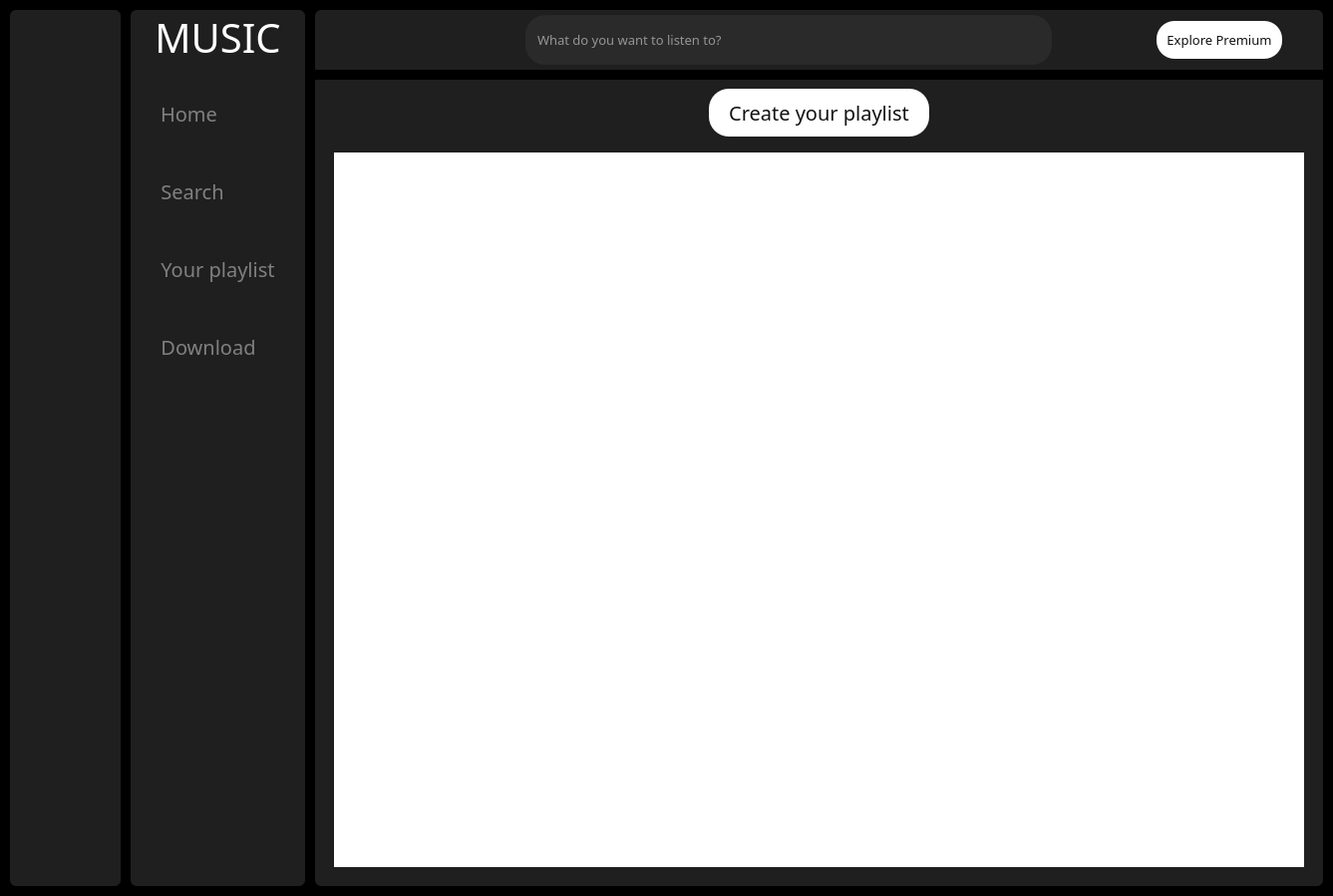
<?xml version="1.0" encoding="UTF-8"?>
<ui version="4.0">
 <class>MainWindow</class>
 <widget class="QMainWindow" name="MainWindow">
  <property name="geometry">
   <rect>
    <x>0</x>
    <y>0</y>
    <width>1337</width>
    <height>899</height>
   </rect>
  </property>
  <property name="font">
   <font>
    <family>Arial Rounded MT Bold</family>
    <pointsize>10</pointsize>
   </font>
  </property>
  <property name="windowTitle">
   <string>MainWindow</string>
  </property>
  <widget class="QWidget" name="centralwidget">
   <property name="font">
    <font>
     <family>MS Shell Dlg 2</family>
     <pointsize>14</pointsize>
    </font>
   </property>
   <property name="styleSheet">
    <string notr="true">*{
border:none;
padding: 0px;
margin:0px;
color:#fff
}

#centralwidget{
background-color: black;
}

#icon_only_widget, #full_menu_widget, #main_widget{
background-color:#1f1f1f;
border-radius:6px
}

#icon_only_widget QPushButton {
border:none;
padding:10px 30px;
border-radius:10px
}

#icon_only_widget QPushButton:hover {
border-radius:0px;
background-color: rgba(236, 236, 236, 0.1);
}

#full_menu_widget QPushButton {
border:none;
padding:10px 30px;
border-radius:10px;
color: gray
}

#full_menu_widget QPushButton:hover {
border-radius:0px;
background-color: rgba(236, 236, 236, 0.1);
}

#full_menu_widget QPushButton:checked {
color:white;
}

#search_input{
border:none;
padding: 15px 10px;
border-radius: 20px;
background-color: #2A2A2A;
color:white;
}

#search_input:hover {
border: 1px solid gray
}

#search_input:focus {
border: 2px solid white
}

#explore_prem{
background-color:white;
border-radius: 18px;
padding:10px;
color:#121212;
}

#explore_prem:hover{
background-color:#121212;
color:white
}

#add_music_btn {
border: 1px solid white;
border_radius: 6px;
padding:10px 8px
}

#add_music_btn:hover {
background-color:white;
color:black
}

#create_playlist_btn {
background-color:white;
padding: 10px 20px;
border-radius: 20px;
color:#121212;
}

#free_song_list, #music_pack_1, #music_pack_2, #music_pack_3, #search_list{
background-color: #1f1f1f;
selection-background-color: rgba(255,255,255,100);;
selection-color: rgb(66, 66, 66);
}

#widget QPushButton{
border-radius: 6px;
margin: 0 10px
}

#widget QPushButton:hover{
background-color: rgba(255,255,255,100)
}

#widget QPushButton:checked{
background-color: rgba(255,255,255,100);
}

#stacked_widget {
border-top:10px solid black;
}

.QListWidget{
padding:10px;
font: 10pt &quot;Arial Rounded MT Bold&quot;;
}

.QListWidget:Item {
padding:5px;
margin:10px 
}</string>
   </property>
   <layout class="QGridLayout" name="gridLayout">
    <property name="leftMargin">
     <number>10</number>
    </property>
    <property name="topMargin">
     <number>10</number>
    </property>
    <property name="rightMargin">
     <number>10</number>
    </property>
    <property name="bottomMargin">
     <number>10</number>
    </property>
    <property name="spacing">
     <number>10</number>
    </property>
    <item row="0" column="0">
     <widget class="QWidget" name="icon_only_widget" native="true">
      <layout class="QVBoxLayout" name="verticalLayout_3">
       <property name="spacing">
        <number>0</number>
       </property>
       <property name="leftMargin">
        <number>0</number>
       </property>
       <property name="topMargin">
        <number>0</number>
       </property>
       <property name="rightMargin">
        <number>0</number>
       </property>
       <property name="bottomMargin">
        <number>0</number>
       </property>
       <item>
        <layout class="QHBoxLayout" name="logo_layout">
         <property name="spacing">
          <number>0</number>
         </property>
         <property name="bottomMargin">
          <number>0</number>
         </property>
         <item alignment="Qt::AlignVCenter">
          <widget class="QLabel" name="label">
           <property name="minimumSize">
            <size>
             <width>0</width>
             <height>0</height>
            </size>
           </property>
           <property name="maximumSize">
            <size>
             <width>60</width>
             <height>60</height>
            </size>
           </property>
           <property name="font">
            <font>
             <family>Arial Rounded MT Bold</family>
             <pointsize>5</pointsize>
            </font>
           </property>
           <property name="text">
            <string/>
           </property>
           <property name="pixmap">
            <pixmap>resources3.qrc/icons8-music-50.png</pixmap>
           </property>
           <property name="scaledContents">
            <bool>true</bool>
           </property>
           <property name="alignment">
            <set>Qt::AlignCenter</set>
           </property>
           <property name="margin">
            <number>10</number>
           </property>
          </widget>
         </item>
        </layout>
       </item>
       <item>
        <layout class="QVBoxLayout" name="verticalLayout">
         <property name="spacing">
          <number>30</number>
         </property>
         <property name="leftMargin">
          <number>0</number>
         </property>
         <property name="topMargin">
          <number>20</number>
         </property>
         <property name="rightMargin">
          <number>0</number>
         </property>
         <property name="bottomMargin">
          <number>0</number>
         </property>
         <item>
          <widget class="QPushButton" name="home_btn">
           <property name="text">
            <string/>
           </property>
           <property name="icon">
            <iconset>
             <normaloff>resources3.qrc/House.svg</normaloff>resources3.qrc/House.svg</iconset>
           </property>
           <property name="iconSize">
            <size>
             <width>40</width>
             <height>40</height>
            </size>
           </property>
           <property name="checkable">
            <bool>true</bool>
           </property>
           <property name="autoExclusive">
            <bool>true</bool>
           </property>
          </widget>
         </item>
         <item>
          <widget class="QPushButton" name="search_btn">
           <property name="text">
            <string/>
           </property>
           <property name="icon">
            <iconset>
             <normaloff>resources3.qrc/icons8-search-50.png</normaloff>resources3.qrc/icons8-search-50.png</iconset>
           </property>
           <property name="iconSize">
            <size>
             <width>40</width>
             <height>40</height>
            </size>
           </property>
           <property name="checkable">
            <bool>true</bool>
           </property>
           <property name="autoExclusive">
            <bool>true</bool>
           </property>
          </widget>
         </item>
         <item>
          <widget class="QPushButton" name="library_btn">
           <property name="text">
            <string/>
           </property>
           <property name="icon">
            <iconset>
             <normaloff>resources3.qrc/Playlist.svg</normaloff>resources3.qrc/Playlist.svg</iconset>
           </property>
           <property name="iconSize">
            <size>
             <width>40</width>
             <height>40</height>
            </size>
           </property>
           <property name="checkable">
            <bool>true</bool>
           </property>
           <property name="autoExclusive">
            <bool>true</bool>
           </property>
          </widget>
         </item>
         <item>
          <widget class="QPushButton" name="download_btn">
           <property name="text">
            <string/>
           </property>
           <property name="icon">
            <iconset>
             <normaloff>resources3.qrc/download.png</normaloff>resources3.qrc/download.png</iconset>
           </property>
           <property name="iconSize">
            <size>
             <width>40</width>
             <height>40</height>
            </size>
           </property>
          </widget>
         </item>
        </layout>
       </item>
       <item>
        <spacer name="verticalSpacer">
         <property name="orientation">
          <enum>Qt::Vertical</enum>
         </property>
         <property name="sizeHint" stdset="0">
          <size>
           <width>20</width>
           <height>522</height>
          </size>
         </property>
        </spacer>
       </item>
      </layout>
     </widget>
    </item>
    <item row="0" column="1">
     <widget class="QWidget" name="full_menu_widget" native="true">
      <layout class="QVBoxLayout" name="verticalLayout_4">
       <property name="spacing">
        <number>5</number>
       </property>
       <property name="leftMargin">
        <number>0</number>
       </property>
       <property name="topMargin">
        <number>0</number>
       </property>
       <property name="rightMargin">
        <number>0</number>
       </property>
       <property name="bottomMargin">
        <number>0</number>
       </property>
       <item>
        <widget class="QLabel" name="label_3">
         <property name="font">
          <font>
           <family>Arial Rounded MT Bold</family>
           <pointsize>30</pointsize>
          </font>
         </property>
         <property name="text">
          <string>MUSIC</string>
         </property>
         <property name="alignment">
          <set>Qt::AlignCenter</set>
         </property>
         <property name="margin">
          <number>0</number>
         </property>
        </widget>
       </item>
       <item>
        <layout class="QVBoxLayout" name="verticalLayout_2">
         <property name="spacing">
          <number>30</number>
         </property>
         <property name="leftMargin">
          <number>0</number>
         </property>
         <property name="topMargin">
          <number>20</number>
         </property>
         <property name="rightMargin">
          <number>0</number>
         </property>
         <property name="bottomMargin">
          <number>0</number>
         </property>
         <item alignment="Qt::AlignLeft">
          <widget class="QPushButton" name="home_btn_2">
           <property name="font">
            <font>
             <family>Arial Rounded MT Bold</family>
             <pointsize>15</pointsize>
            </font>
           </property>
           <property name="text">
            <string>Home</string>
           </property>
           <property name="icon">
            <iconset>
             <normaloff>resources3.qrc/House.svg</normaloff>resources3.qrc/House.svg</iconset>
           </property>
           <property name="iconSize">
            <size>
             <width>40</width>
             <height>40</height>
            </size>
           </property>
           <property name="checkable">
            <bool>true</bool>
           </property>
           <property name="autoExclusive">
            <bool>true</bool>
           </property>
          </widget>
         </item>
         <item alignment="Qt::AlignLeft">
          <widget class="QPushButton" name="search_btn_2">
           <property name="font">
            <font>
             <family>Arial Rounded MT Bold</family>
             <pointsize>15</pointsize>
            </font>
           </property>
           <property name="text">
            <string>Search</string>
           </property>
           <property name="icon">
            <iconset>
             <normaloff>resources3.qrc/icons8-search-50.png</normaloff>resources3.qrc/icons8-search-50.png</iconset>
           </property>
           <property name="iconSize">
            <size>
             <width>40</width>
             <height>40</height>
            </size>
           </property>
           <property name="checkable">
            <bool>true</bool>
           </property>
           <property name="autoExclusive">
            <bool>true</bool>
           </property>
          </widget>
         </item>
         <item>
          <widget class="QPushButton" name="library_btn_2">
           <property name="font">
            <font>
             <family>Arial Rounded MT Bold</family>
             <pointsize>15</pointsize>
            </font>
           </property>
           <property name="text">
            <string>Your playlist</string>
           </property>
           <property name="icon">
            <iconset>
             <normaloff>resources3.qrc/Playlist.svg</normaloff>resources3.qrc/Playlist.svg</iconset>
           </property>
           <property name="iconSize">
            <size>
             <width>40</width>
             <height>40</height>
            </size>
           </property>
           <property name="checkable">
            <bool>true</bool>
           </property>
           <property name="autoExclusive">
            <bool>true</bool>
           </property>
          </widget>
         </item>
         <item alignment="Qt::AlignLeft">
          <widget class="QPushButton" name="download_btn_2">
           <property name="font">
            <font>
             <family>Arial Rounded MT Bold</family>
             <pointsize>15</pointsize>
            </font>
           </property>
           <property name="text">
            <string>Download</string>
           </property>
           <property name="icon">
            <iconset>
             <normaloff>resources3.qrc/download.png</normaloff>resources3.qrc/download.png</iconset>
           </property>
           <property name="iconSize">
            <size>
             <width>40</width>
             <height>40</height>
            </size>
           </property>
          </widget>
         </item>
        </layout>
       </item>
       <item>
        <spacer name="verticalSpacer_2">
         <property name="orientation">
          <enum>Qt::Vertical</enum>
         </property>
         <property name="sizeType">
          <enum>QSizePolicy::Expanding</enum>
         </property>
         <property name="sizeHint" stdset="0">
          <size>
           <width>20</width>
           <height>511</height>
          </size>
         </property>
        </spacer>
       </item>
      </layout>
     </widget>
    </item>
    <item row="0" column="2">
     <widget class="QWidget" name="main_widget" native="true">
      <layout class="QVBoxLayout" name="verticalLayout_5">
       <property name="spacing">
        <number>0</number>
       </property>
       <property name="leftMargin">
        <number>0</number>
       </property>
       <property name="topMargin">
        <number>0</number>
       </property>
       <property name="rightMargin">
        <number>0</number>
       </property>
       <property name="bottomMargin">
        <number>0</number>
       </property>
       <item>
        <widget class="QWidget" name="header_page" native="true">
         <property name="minimumSize">
          <size>
           <width>0</width>
           <height>60</height>
          </size>
         </property>
         <layout class="QHBoxLayout" name="horizontalLayout_3">
          <property name="spacing">
           <number>5</number>
          </property>
          <property name="leftMargin">
           <number>5</number>
          </property>
          <property name="topMargin">
           <number>5</number>
          </property>
          <property name="rightMargin">
           <number>5</number>
          </property>
          <property name="bottomMargin">
           <number>5</number>
          </property>
          <item alignment="Qt::AlignLeft">
           <widget class="QPushButton" name="menu_btn">
            <property name="minimumSize">
             <size>
              <width>44</width>
              <height>40</height>
             </size>
            </property>
            <property name="text">
             <string/>
            </property>
            <property name="icon">
             <iconset>
              <normaloff>resources3.qrc/icons8-menu-50.png</normaloff>resources3.qrc/icons8-menu-50.png</iconset>
            </property>
            <property name="iconSize">
             <size>
              <width>40</width>
              <height>40</height>
             </size>
            </property>
            <property name="checkable">
             <bool>true</bool>
            </property>
           </widget>
          </item>
          <item>
           <spacer name="horizontalSpacer">
            <property name="orientation">
             <enum>Qt::Horizontal</enum>
            </property>
            <property name="sizeType">
             <enum>QSizePolicy::Fixed</enum>
            </property>
            <property name="sizeHint" stdset="0">
             <size>
              <width>150</width>
              <height>20</height>
             </size>
            </property>
           </spacer>
          </item>
          <item>
           <layout class="QHBoxLayout" name="search_box">
            <property name="spacing">
             <number>0</number>
            </property>
            <property name="rightMargin">
             <number>0</number>
            </property>
            <item>
             <widget class="QLineEdit" name="search_input">
              <property name="minimumSize">
               <size>
                <width>0</width>
                <height>0</height>
               </size>
              </property>
              <property name="font">
               <font>
                <family>Arial Rounded MT Bold</family>
                <pointsize>10</pointsize>
               </font>
              </property>
              <property name="placeholderText">
               <string>What do you want to listen to?</string>
              </property>
             </widget>
            </item>
           </layout>
          </item>
          <item>
           <spacer name="horizontalSpacer_2">
            <property name="orientation">
             <enum>Qt::Horizontal</enum>
            </property>
            <property name="sizeType">
             <enum>QSizePolicy::Fixed</enum>
            </property>
            <property name="sizeHint" stdset="0">
             <size>
              <width>100</width>
              <height>20</height>
             </size>
            </property>
           </spacer>
          </item>
          <item>
           <layout class="QHBoxLayout" name="horizontalLayout_2">
            <item>
             <widget class="QPushButton" name="explore_prem">
              <property name="font">
               <font>
                <family>Arial Rounded MT Bold</family>
                <pointsize>10</pointsize>
               </font>
              </property>
              <property name="text">
               <string>Explore Premium</string>
              </property>
             </widget>
            </item>
            <item alignment="Qt::AlignRight">
             <widget class="QPushButton" name="account_btn">
              <property name="font">
               <font>
                <family>Arial Rounded MT Bold</family>
                <pointsize>10</pointsize>
               </font>
              </property>
              <property name="text">
               <string/>
              </property>
              <property name="icon">
               <iconset>
                <normaloff>resources3.qrc/icons8-male-user-50.png</normaloff>resources3.qrc/icons8-male-user-50.png</iconset>
              </property>
              <property name="iconSize">
               <size>
                <width>40</width>
                <height>40</height>
               </size>
              </property>
             </widget>
            </item>
           </layout>
          </item>
         </layout>
        </widget>
       </item>
       <item>
        <widget class="QStackedWidget" name="stacked_widget">
         <property name="currentIndex">
          <number>1</number>
         </property>
         <widget class="QWidget" name="home_widget">
          <layout class="QVBoxLayout" name="verticalLayout_6">
           <item>
            <widget class="QWidget" name="music_list" native="true">
             <layout class="QVBoxLayout" name="verticalLayout_7">
              <property name="spacing">
               <number>0</number>
              </property>
              <property name="leftMargin">
               <number>0</number>
              </property>
              <property name="topMargin">
               <number>0</number>
              </property>
              <property name="rightMargin">
               <number>0</number>
              </property>
              <property name="bottomMargin">
               <number>0</number>
              </property>
              <item>
               <widget class="QLabel" name="basic_pack">
                <property name="font">
                 <font>
                  <family>Arial Rounded MT Bold</family>
                  <pointsize>15</pointsize>
                 </font>
                </property>
                <property name="text">
                 <string>Basic pack</string>
                </property>
               </widget>
              </item>
              <item>
               <widget class="QListWidget" name="free_song_list"/>
              </item>
              <item>
               <widget class="QLabel" name="pack_1">
                <property name="font">
                 <font>
                  <family>Arial Rounded MT Bold</family>
                  <pointsize>15</pointsize>
                 </font>
                </property>
                <property name="text">
                 <string>Pack 1</string>
                </property>
               </widget>
              </item>
              <item>
               <widget class="QListWidget" name="music_pack_1"/>
              </item>
              <item>
               <widget class="QLabel" name="pack_2">
                <property name="font">
                 <font>
                  <family>Arial Rounded MT Bold</family>
                  <pointsize>15</pointsize>
                 </font>
                </property>
                <property name="text">
                 <string>Pack 2</string>
                </property>
               </widget>
              </item>
              <item>
               <widget class="QListWidget" name="music_pack_2"/>
              </item>
              <item>
               <widget class="QLabel" name="pack_3">
                <property name="font">
                 <font>
                  <family>Arial Rounded MT Bold</family>
                  <pointsize>15</pointsize>
                 </font>
                </property>
                <property name="text">
                 <string>Pack 3</string>
                </property>
               </widget>
              </item>
              <item>
               <widget class="QListWidget" name="music_pack_3"/>
              </item>
             </layout>
            </widget>
           </item>
           <item>
            <widget class="QWidget" name="music_btn" native="true">
             <layout class="QHBoxLayout" name="horizontalLayout">
              <item>
               <widget class="QWidget" name="widget" native="true">
                <layout class="QVBoxLayout" name="verticalLayout_9">
                 <property name="spacing">
                  <number>10</number>
                 </property>
                 <property name="leftMargin">
                  <number>0</number>
                 </property>
                 <property name="topMargin">
                  <number>0</number>
                 </property>
                 <property name="rightMargin">
                  <number>0</number>
                 </property>
                 <property name="bottomMargin">
                  <number>0</number>
                 </property>
                 <item>
                  <layout class="QHBoxLayout" name="horizontalLayout_6">
                   <property name="spacing">
                    <number>10</number>
                   </property>
                   <item>
                    <widget class="QPushButton" name="previous_btn">
                     <property name="text">
                      <string/>
                     </property>
                     <property name="icon">
                      <iconset>
                       <normaloff>resources3.qrc/back.png</normaloff>resources3.qrc/back.png</iconset>
                     </property>
                     <property name="iconSize">
                      <size>
                       <width>40</width>
                       <height>40</height>
                      </size>
                     </property>
                    </widget>
                   </item>
                   <item>
                    <widget class="QPushButton" name="pause_btn">
                     <property name="text">
                      <string/>
                     </property>
                     <property name="icon">
                      <iconset>
                       <normaloff>resources3.qrc/pause.png</normaloff>resources3.qrc/pause.png</iconset>
                     </property>
                     <property name="iconSize">
                      <size>
                       <width>40</width>
                       <height>40</height>
                      </size>
                     </property>
                     <property name="checkable">
                      <bool>false</bool>
                     </property>
                    </widget>
                   </item>
                   <item>
                    <widget class="QPushButton" name="play_btn">
                     <property name="text">
                      <string/>
                     </property>
                     <property name="icon">
                      <iconset>
                       <normaloff>resources3.qrc/play.png</normaloff>resources3.qrc/play.png</iconset>
                     </property>
                     <property name="iconSize">
                      <size>
                       <width>40</width>
                       <height>40</height>
                      </size>
                     </property>
                     <property name="checkable">
                      <bool>false</bool>
                     </property>
                    </widget>
                   </item>
                   <item>
                    <widget class="QPushButton" name="stop_btn">
                     <property name="text">
                      <string/>
                     </property>
                     <property name="icon">
                      <iconset>
                       <normaloff>resources3.qrc/stop.png</normaloff>resources3.qrc/stop.png</iconset>
                     </property>
                     <property name="iconSize">
                      <size>
                       <width>40</width>
                       <height>40</height>
                      </size>
                     </property>
                     <property name="checkable">
                      <bool>true</bool>
                     </property>
                    </widget>
                   </item>
                   <item>
                    <widget class="QPushButton" name="next_btn">
                     <property name="text">
                      <string/>
                     </property>
                     <property name="icon">
                      <iconset>
                       <normaloff>resources3.qrc/next.png</normaloff>resources3.qrc/next.png</iconset>
                     </property>
                     <property name="iconSize">
                      <size>
                       <width>40</width>
                       <height>40</height>
                      </size>
                     </property>
                    </widget>
                   </item>
                   <item>
                    <widget class="QPushButton" name="pushButton_2">
                     <property name="text">
                      <string/>
                     </property>
                     <property name="icon">
                      <iconset>
                       <normaloff>resources3.qrc/plus.png</normaloff>resources3.qrc/plus.png</iconset>
                     </property>
                     <property name="iconSize">
                      <size>
                       <width>40</width>
                       <height>40</height>
                      </size>
                     </property>
                    </widget>
                   </item>
                   <item>
                    <widget class="QPushButton" name="pushButton">
                     <property name="text">
                      <string/>
                     </property>
                     <property name="icon">
                      <iconset>
                       <normaloff>resources3.qrc/download.png</normaloff>resources3.qrc/download.png</iconset>
                     </property>
                     <property name="iconSize">
                      <size>
                       <width>40</width>
                       <height>40</height>
                      </size>
                     </property>
                    </widget>
                   </item>
                  </layout>
                 </item>
                 <item>
                  <layout class="QHBoxLayout" name="horizontalLayout_5">
                   <property name="leftMargin">
                    <number>10</number>
                   </property>
                   <property name="rightMargin">
                    <number>10</number>
                   </property>
                   <item>
                    <widget class="QLabel" name="start_time_label">
                     <property name="font">
                      <font>
                       <family>Arial Rounded MT Bold</family>
                       <pointsize>10</pointsize>
                      </font>
                     </property>
                     <property name="text">
                      <string>00:00</string>
                     </property>
                    </widget>
                   </item>
                   <item>
                    <widget class="QSlider" name="music_slider">
                     <property name="orientation">
                      <enum>Qt::Horizontal</enum>
                     </property>
                    </widget>
                   </item>
                   <item>
                    <widget class="QLabel" name="end_time_label">
                     <property name="font">
                      <font>
                       <family>Arial Rounded MT Bold</family>
                       <pointsize>10</pointsize>
                      </font>
                     </property>
                     <property name="text">
                      <string>00:00</string>
                     </property>
                    </widget>
                   </item>
                  </layout>
                 </item>
                </layout>
               </widget>
              </item>
              <item>
               <widget class="QWidget" name="widget_2" native="true">
                <layout class="QHBoxLayout" name="horizontalLayout_8">
                 <property name="spacing">
                  <number>0</number>
                 </property>
                 <property name="leftMargin">
                  <number>0</number>
                 </property>
                 <property name="topMargin">
                  <number>0</number>
                 </property>
                 <property name="rightMargin">
                  <number>0</number>
                 </property>
                 <property name="bottomMargin">
                  <number>0</number>
                 </property>
                </layout>
               </widget>
              </item>
              <item>
               <layout class="QHBoxLayout" name="horizontalLayout_4">
                <property name="leftMargin">
                 <number>0</number>
                </property>
                <item alignment="Qt::AlignRight">
                 <widget class="QLabel" name="label_4">
                  <property name="font">
                   <font>
                    <family>Arial Rounded MT Bold</family>
                    <pointsize>13</pointsize>
                   </font>
                  </property>
                  <property name="text">
                   <string/>
                  </property>
                 </widget>
                </item>
                <item>
                 <widget class="QToolButton" name="toolButton">
                  <property name="text">
                   <string>...</string>
                  </property>
                  <property name="icon">
                   <iconset>
                    <normaloff>resources3.qrc/volume_white.png</normaloff>resources3.qrc/volume_white.png</iconset>
                  </property>
                  <property name="iconSize">
                   <size>
                    <width>30</width>
                    <height>30</height>
                   </size>
                  </property>
                 </widget>
                </item>
                <item alignment="Qt::AlignRight">
                 <widget class="QSlider" name="volume_slider">
                  <property name="minimumSize">
                   <size>
                    <width>0</width>
                    <height>0</height>
                   </size>
                  </property>
                  <property name="orientation">
                   <enum>Qt::Horizontal</enum>
                  </property>
                 </widget>
                </item>
               </layout>
              </item>
             </layout>
            </widget>
           </item>
          </layout>
         </widget>
         <widget class="QWidget" name="playlist_widget">
          <layout class="QVBoxLayout" name="verticalLayout_8">
           <item alignment="Qt::AlignHCenter">
            <widget class="QPushButton" name="create_playlist_btn">
             <property name="minimumSize">
              <size>
               <width>0</width>
               <height>0</height>
              </size>
             </property>
             <property name="maximumSize">
              <size>
               <width>300</width>
               <height>16777215</height>
              </size>
             </property>
             <property name="font">
              <font>
               <family>Arial Rounded MT Bold</family>
               <pointsize>15</pointsize>
              </font>
             </property>
             <property name="text">
              <string>Create your playlist</string>
             </property>
            </widget>
           </item>
           <item>
            <widget class="QListWidget" name="listWidget"/>
           </item>
          </layout>
         </widget>
         <widget class="QWidget" name="search_widget">
          <layout class="QVBoxLayout" name="verticalLayout_10">
           <item>
            <widget class="QListWidget" name="search_list"/>
           </item>
          </layout>
         </widget>
         <widget class="QWidget" name="favorite_widget">
          <layout class="QVBoxLayout" name="verticalLayout_11">
           <item alignment="Qt::AlignTop">
            <widget class="QLabel" name="label_2">
             <property name="font">
              <font>
               <family>Arial Rounded MT Bold</family>
               <pointsize>25</pointsize>
              </font>
             </property>
             <property name="text">
              <string>Download</string>
             </property>
            </widget>
           </item>
          </layout>
         </widget>
        </widget>
       </item>
      </layout>
     </widget>
    </item>
   </layout>
  </widget>
 </widget>
 <resources/>
 <connections>
  <connection>
   <sender>menu_btn</sender>
   <signal>toggled(bool)</signal>
   <receiver>icon_only_widget</receiver>
   <slot>setVisible(bool)</slot>
   <hints>
    <hint type="sourcelabel">
     <x>438</x>
     <y>47</y>
    </hint>
    <hint type="destinationlabel">
     <x>23</x>
     <y>800</y>
    </hint>
   </hints>
  </connection>
  <connection>
   <sender>menu_btn</sender>
   <signal>toggled(bool)</signal>
   <receiver>full_menu_widget</receiver>
   <slot>setHidden(bool)</slot>
   <hints>
    <hint type="sourcelabel">
     <x>438</x>
     <y>46</y>
    </hint>
    <hint type="destinationlabel">
     <x>339</x>
     <y>412</y>
    </hint>
   </hints>
  </connection>
  <connection>
   <sender>home_btn</sender>
   <signal>toggled(bool)</signal>
   <receiver>home_btn_2</receiver>
   <slot>setChecked(bool)</slot>
   <hints>
    <hint type="sourcelabel">
     <x>59</x>
     <y>151</y>
    </hint>
    <hint type="destinationlabel">
     <x>301</x>
     <y>152</y>
    </hint>
   </hints>
  </connection>
  <connection>
   <sender>home_btn_2</sender>
   <signal>toggled(bool)</signal>
   <receiver>home_btn</receiver>
   <slot>setChecked(bool)</slot>
   <hints>
    <hint type="sourcelabel">
     <x>244</x>
     <y>152</y>
    </hint>
    <hint type="destinationlabel">
     <x>71</x>
     <y>103</y>
    </hint>
   </hints>
  </connection>
  <connection>
   <sender>library_btn</sender>
   <signal>toggled(bool)</signal>
   <receiver>library_btn_2</receiver>
   <slot>setChecked(bool)</slot>
   <hints>
    <hint type="sourcelabel">
     <x>92</x>
     <y>331</y>
    </hint>
    <hint type="destinationlabel">
     <x>380</x>
     <y>332</y>
    </hint>
   </hints>
  </connection>
  <connection>
   <sender>library_btn_2</sender>
   <signal>toggled(bool)</signal>
   <receiver>library_btn</receiver>
   <slot>setChecked(bool)</slot>
   <hints>
    <hint type="sourcelabel">
     <x>380</x>
     <y>332</y>
    </hint>
    <hint type="destinationlabel">
     <x>109</x>
     <y>331</y>
    </hint>
   </hints>
  </connection>
  <connection>
   <sender>search_btn</sender>
   <signal>toggled(bool)</signal>
   <receiver>search_btn_2</receiver>
   <slot>setChecked(bool)</slot>
   <hints>
    <hint type="sourcelabel">
     <x>114</x>
     <y>241</y>
    </hint>
    <hint type="destinationlabel">
     <x>317</x>
     <y>242</y>
    </hint>
   </hints>
  </connection>
  <connection>
   <sender>search_btn_2</sender>
   <signal>toggled(bool)</signal>
   <receiver>search_btn</receiver>
   <slot>setChecked(bool)</slot>
   <hints>
    <hint type="sourcelabel">
     <x>272</x>
     <y>242</y>
    </hint>
    <hint type="destinationlabel">
     <x>82</x>
     <y>241</y>
    </hint>
   </hints>
  </connection>
  <connection>
   <sender>download_btn</sender>
   <signal>toggled(bool)</signal>
   <receiver>download_btn_2</receiver>
   <slot>setChecked(bool)</slot>
   <hints>
    <hint type="sourcelabel">
     <x>99</x>
     <y>373</y>
    </hint>
    <hint type="destinationlabel">
     <x>151</x>
     <y>371</y>
    </hint>
   </hints>
  </connection>
  <connection>
   <sender>download_btn_2</sender>
   <signal>toggled(bool)</signal>
   <receiver>download_btn</receiver>
   <slot>setChecked(bool)</slot>
   <hints>
    <hint type="sourcelabel">
     <x>150</x>
     <y>407</y>
    </hint>
    <hint type="destinationlabel">
     <x>77</x>
     <y>404</y>
    </hint>
   </hints>
  </connection>
 </connections>
</ui>
